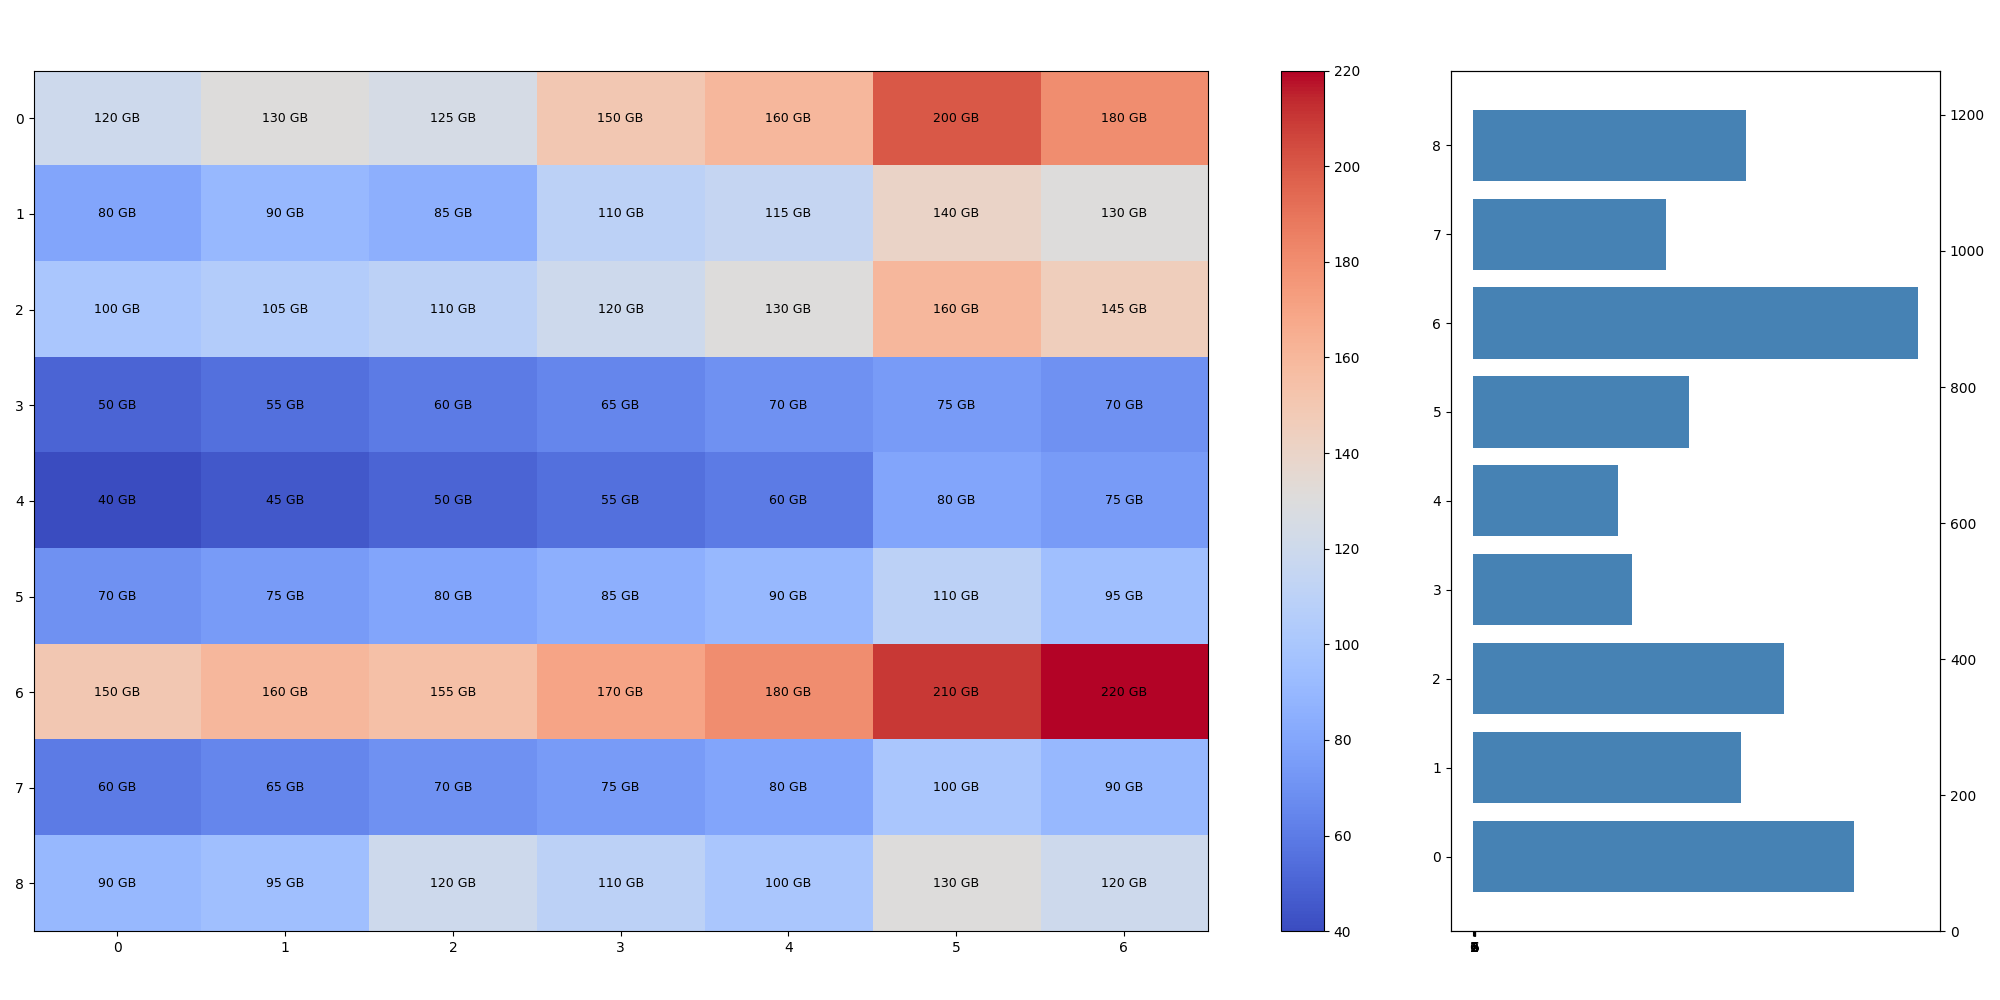

Reproduce this figure in Python.
import matplotlib.pyplot as plt
import numpy as np

# Define city zones and days of the week
city_zones = ["Downtown", "Residential", "Commercial", "Industrial", "Parks", "Suburbs", "Tech Hub", "University", "Harbor"]
days = ["Mon", "Tue", "Wed", "Thu", "Fri", "Sat", "Sun"]

# Network activity data (in gigabytes transfer) over a week
activity_data = np.array([
    [120, 130, 125, 150, 160, 200, 180], 
    [80, 90, 85, 110, 115, 140, 130],     
    [100, 105, 110, 120, 130, 160, 145],  
    [50, 55, 60, 65, 70, 75, 70],         
    [40, 45, 50, 55, 60, 80, 75],         
    [70, 75, 80, 85, 90, 110, 95],        
    [150, 160, 155, 170, 180, 210, 220],  
    [60, 65, 70, 75, 80, 100, 90],        
    [90, 95, 120, 110, 100, 130, 120]    
])

# Initialize the figure and create subplots
fig, (ax1, ax2) = plt.subplots(1, 2, figsize=(20, 10), gridspec_kw={'width_ratios': [3, 1]})

# Plot the heatmap on the first subplot (ax1)
heatmap = ax1.imshow(activity_data, cmap='coolwarm', aspect='auto')

# Add labels and title for the heatmap
ax1.set_xticks(np.arange(len(days)))
ax1.set_yticks(np.arange(len(city_zones)))

# Annotate cells with the data values
for i in range(len(city_zones)):
    for j in range(len(days)):
        ax1.text(j, i, f'{activity_data[i, j]} GB', va='center', ha='center', color='black', fontsize=9)

# Add color bar to the heatmap
fig.colorbar(heatmap, ax=ax1, orientation='vertical')

# Plot bar charts showing total activity for each zone and each day on the second subplot (ax2)
total_activity_by_zone = activity_data.sum(axis=1)
total_activity_by_day = activity_data.sum(axis=0)

# Subplot for total activity by zone
ax2.barh(np.arange(len(city_zones)), total_activity_by_zone, color='steelblue')
ax2.set_yticks(np.arange(len(city_zones)))

# Additional subplot for total activity by day
ax2_2 = ax2.twinx()
ax2_2.bar(np.arange(len(days)), total_activity_by_day, alpha=0.7, color='orange', width=0.3, align='center')
ax2_2.set_xticks(np.arange(len(days)))

plt.tight_layout(rect=[0, 0.03, 1, 0.95])
plt.show()
